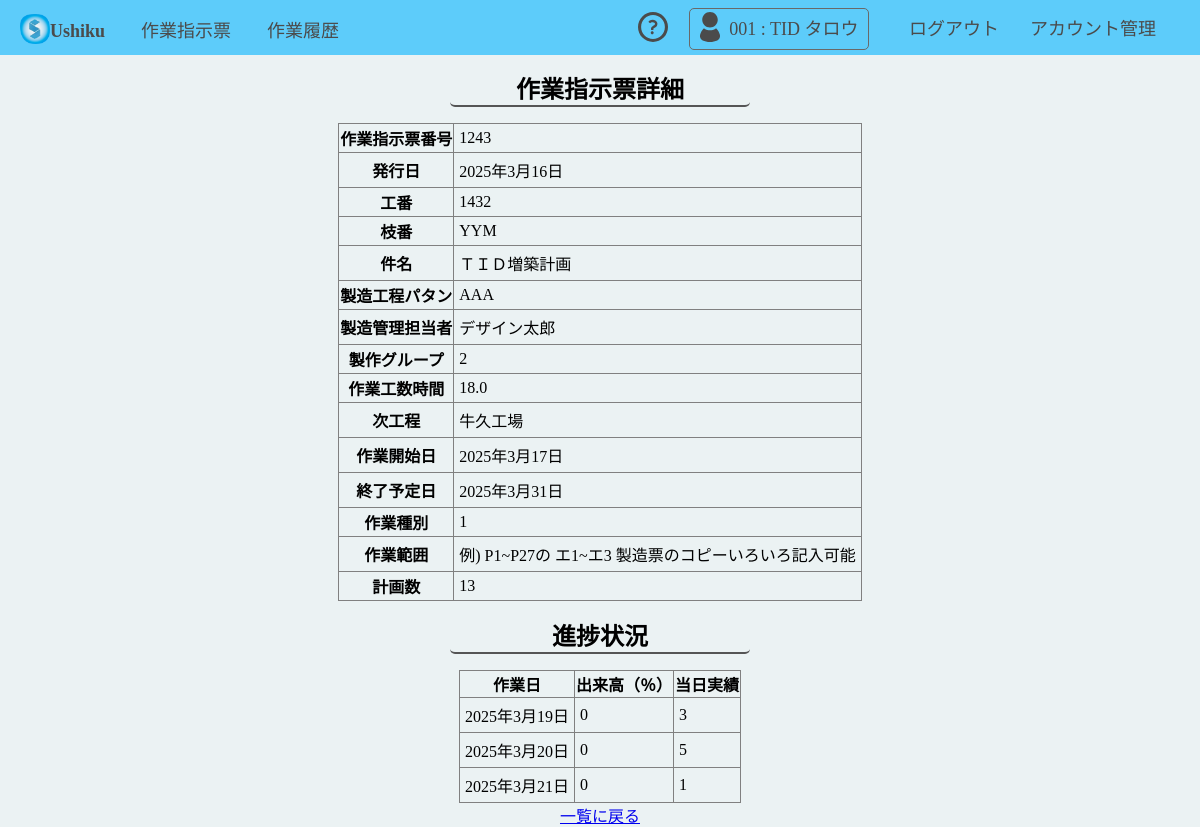
The app's page /sagyoshiji/detail/5/ (signed in) with its own data.
### sagyoshiji/models.py (models this page shows, shortened)
class WorkOrder(models.Model):
    work_order_number = models.PositiveIntegerField("作業指示票番号", unique=True)  # 7桁の整数
    release_date = models.DateField("発行日", default="2021/01/01")
    work_number = models.CharField("工番", max_length=4)  # 英数字4文字
    work_trenum = models.CharField('枝番', max_length=3, default=0) # 英数字３文字
    subject = models.CharField("件名", max_length=20)  # 漢字20文字
    process_pattern = models.CharField("製造工程パタン", max_length=10)  # 英数字10文字
    manager = models.CharField("製造管理担当者", max_length=16)  # 漢字16文字
    work_group = models.CharField('製作グループ', max_length=10, default=0) # 漢字10文字
    work_hours = models.DecimalField("作業工数時間", max_digits=4, decimal_places=1)  # 小数点以下1桁
    next_process = models.CharField("次工程", max_length=20)  # 漢字20文字
    start_date = models.DateField("作業開始日", default="2021/01/01")
    end_date = models.DateField("終了予定日", default="2021/01/10")
    work_type = models.CharField('作業種別', max_length=2, default=0)
    work_range = models.CharField('作業範囲', max_length=200, default="例) P1~P27の エ1~エ3 製造票のコピー")
    planed_value = models.DecimalField('計画数', max_digits=3, decimal_places=0, default=0)
    syounin_check = models.CharField('承認', max_length=30, default="")
    publish_check = models.CharField('作成', max_length=30, default="")
    workset_check = models.CharField('工数設定', max_length=30, default="")
    buy_check = models.CharField('購買確認', max_length=30, default="")
    recive_check = models.CharField('受け取り確認', max_length=30, default="")
    class Meta:
        verbose_name = "作業指示票"
        verbose_name_plural = "作業指示票"

class WorkOrderProgress(models.Model):
    work_order = models.ForeignKey(WorkOrder, on_delete=models.CASCADE, related_name="progresses")
    work_date = models.DateField("作業日")
    achievement = models.DecimalField("出来高（％）", max_digits=3, decimal_places=0,default=0)
    daily_result = models.DecimalField("当日実績", max_digits=2, decimal_places=0)
    class Meta:
        verbose_name = "作業進捗"
        verbose_name_plural = "作業進捗"

### sagyoshiji/views.py (the view)
# urls.py: path('detail/<int:pk>/', views.work_order_detail, name='work_order_detail'),
@login_required
def work_order_detail(request, pk):
    work_order = get_object_or_404(WorkOrder, pk=pk)
    progresses = work_order.progresses.all()  # 関連する進捗データを取得
    return render(request, 'sagyoshiji/work_order_detail.html', {
        'work_order': work_order,
        'progresses': progresses
    })

### sagyoshiji/templates/sagyoshiji/work_order_detail.html (shortened to what this page needs)
{% extends 'base.html' %}
{% block content %}
    <h1 class="titles">作業指示票詳細</h1>
    <table style="margin: 0 auto;"border="1">
        <tr>
            <th>作業指示票番号</th>
            <td>{{ work_order.work_order_number }}</td>
        </tr>
        <tr>
            <th>発行日</th>
            <td>{{ work_order.release_date }}</td>
        </tr>
        <tr>
            <th>工番</th>
            <td>{{ work_order.work_number }}</td>
        </tr>
        <tr>
            <th>枝番</th>
            <td>{{ work_order.work_trenum }}</td>
        </tr>
        <tr>
            <th>件名</th>
            <td>{{ work_order.subject }}</td>
        </tr>
        <tr>
            <th>製造工程パタン</th>
            <td>{{ work_order.process_pattern }}</td>
        </tr>
        <tr>
            <th>製造管理担当者</th>
            <td>{{ work_order.manager }}</td>
        </tr>
        <tr>
            <th>製作グループ</th>
            <td>{{ work_order.work_group }}</td>
        </tr>
        <tr>
            <th>作業工数時間</th>
            <td>{{ work_order.work_hours }}</td>
        </tr>
        <tr>
            <th>次工程</th>
            <td>{{ work_order.next_process }}</td>
        </tr>
        <tr>
            <th>作業開始日</th>
            <td>{{ work_order.start_date }}</td>
        </tr>
        <tr>
            <th>終了予定日</th>
            <td>{{ work_order.end_date }}</td>
        </tr>
        <tr>
            <th>作業種別</th>
            <td>{{ work_order.work_type }}</td>
        </tr>
        <tr>
            <th>作業範囲</th>
            <td>{{ work_order.work_range }}</td>
        </tr>
        <tr>
            <th>計画数</th>
            <td>{{ work_order.planed_value }}</td>
        </tr>
    </table>
    <h1 class="titles">進捗状況</h1>
    <table style="margin: 0 auto;"border="1">
        <thead>
            <tr>
                <th>作業日</th>
                <th>出来高（％）</th>
                <th>当日実績</th>
            </tr>
        </thead>
        <tbody>
            {% for progress in progresses %}
            <tr>
                <td>{{ progress.work_date }}</td>
                <td>{{ progress.achievement }}</td>
                <td>{{ progress.daily_result }}</td>
            </tr>
            {% empty %}
            <tr>
                <td colspan="3">進捗データがありません。</td>
            </tr>
            {% endfor %}
        </tbody>
    </table>
    <a href="{% url 'sagyoshiji:work_order_list' %}">一覧に戻る</a>
{% endblock %}

### templates/base.html (shortened to what this page needs)
{% load static %}
<!DOCTYPE html>
<html lang="ja">
<head>
    <link rel="stylesheet" href="{% static 'css/style.css' %}">
</head>
<body>
    <header class="printnot">
        <div class="hsu printnot">
        <a href="/" class="hm"><img src="{% static 'ico/shirayama_app_mm.png' %}" class="h_icon" alt="HOME"><b>Ushiku</b></a>
        <a href="{% url 'sagyoshiji:work_order_list' %}"class="hm">作業指示票</a>
        <a href="{% url 'sagyodenpyo:work_logs' %}" class="hm">作業履歴</a>
        </div>
        <div class="hsu printnot">
            <a href="{% url 'docs:app_docs' %}" class="hm"><img src="{% static 'svgs/question.svg' %}" class="h_icon" alt="ヘルプ"></a>
        {% if user.is_authenticated %}
        <span style="color:rgb(75, 75, 75); font-size: large; border: 1px solid dimgray; border-radius: 5px; padding:10px 5px;"><img src="{% static 'svgs/user.svg' %}" class="h_icon"> {{ user.id|stringformat:"03d" }} : {{ user.first_name }} {{ user.last_name }} </span>
        <form action="{% url 'logout' %}" method="post" style="display:inline;">
            <button type="submit" onclick="return confirm('ログアウトしてもよろしいですか？');">ログアウト</button>
        </form>
    {% else %}
        <a href="{% url 'login' %}" class="hm">ログイン</a>
        <script>
            location.href = "{% url 'login' %}";
        </script>
    {% endif %}
    {% if request.user.is_superuser %}
    <a href="{% url 'admin:index' %}" class="hm" onclick="return alert('管理画面に移動します。');">アカウント管理</a>
    {% endif %}
    </div>
    </header>
    <br><br><br>
    <main>
        <div align="center">
        {% block content %}
        {% endblock %}
        </div>
    </main>
</body>
</html>

### static/css/style.css (style rules this page uses)
body { margin:0; background-color: #ebf2f3; }
header { width:auto; background:#5dccfa; padding:5px; padding-bottom: 10px; font-size: x-large; display:flex; justify-content: space-between; align-items: center; position: fixed; top:0; left:0; right:0; z-index: 1000; }
header button { border:none; font-size: large; background:none; border-radius: 5px; padding:5px 10px; color: rgb(75, 75, 75); justify-content: space-between; }
header .hm { border:none; font-size: large; text-decoration: none; background:none; border-radius: 5px; padding:10px 15px; color: rgb(75, 75, 75); justify-content: space-between; }
header .hsu { padding: 0px; }
table { border-collapse: collapse; }
table td { padding:5px; }
.h_icon { width: 30px; height: 30px; position:relative; top: 7px; }
.titles { width:300px; font-size: x-large; font-weight: 700; border-bottom:2px solid #555; border-radius: 5px; text-align: center; }

### records on screen
WorkOrder: work_order_number "1243", release_date "2025年3月16日", work_number "1432", work_trenum "YYM", subject "ＴＩＤ増築計画", process_pattern "AAA", manager "デザイン太郎", work_group "2", work_hours "18.0", next_process "牛久工場", start_date "2025年3月17日", end_date "2025年3月31日", work_type "1", work_range "例) P1~P27の エ1~エ3 製造票のコピーいろいろ記入可能", planed_value "13"
WorkOrderProgress: work_date "2025年3月19日", achievement "0", daily_result "3"
WorkOrderProgress: work_date "2025年3月20日", achievement "0", daily_result "5"
WorkOrderProgress: work_date "2025年3月21日", achievement "0", daily_result "1"

### other values on screen
{{ user.id|stringformat:"03d" }} "001"
{{ user.first_name }} "TID"
{{ user.last_name }} "タロウ"
